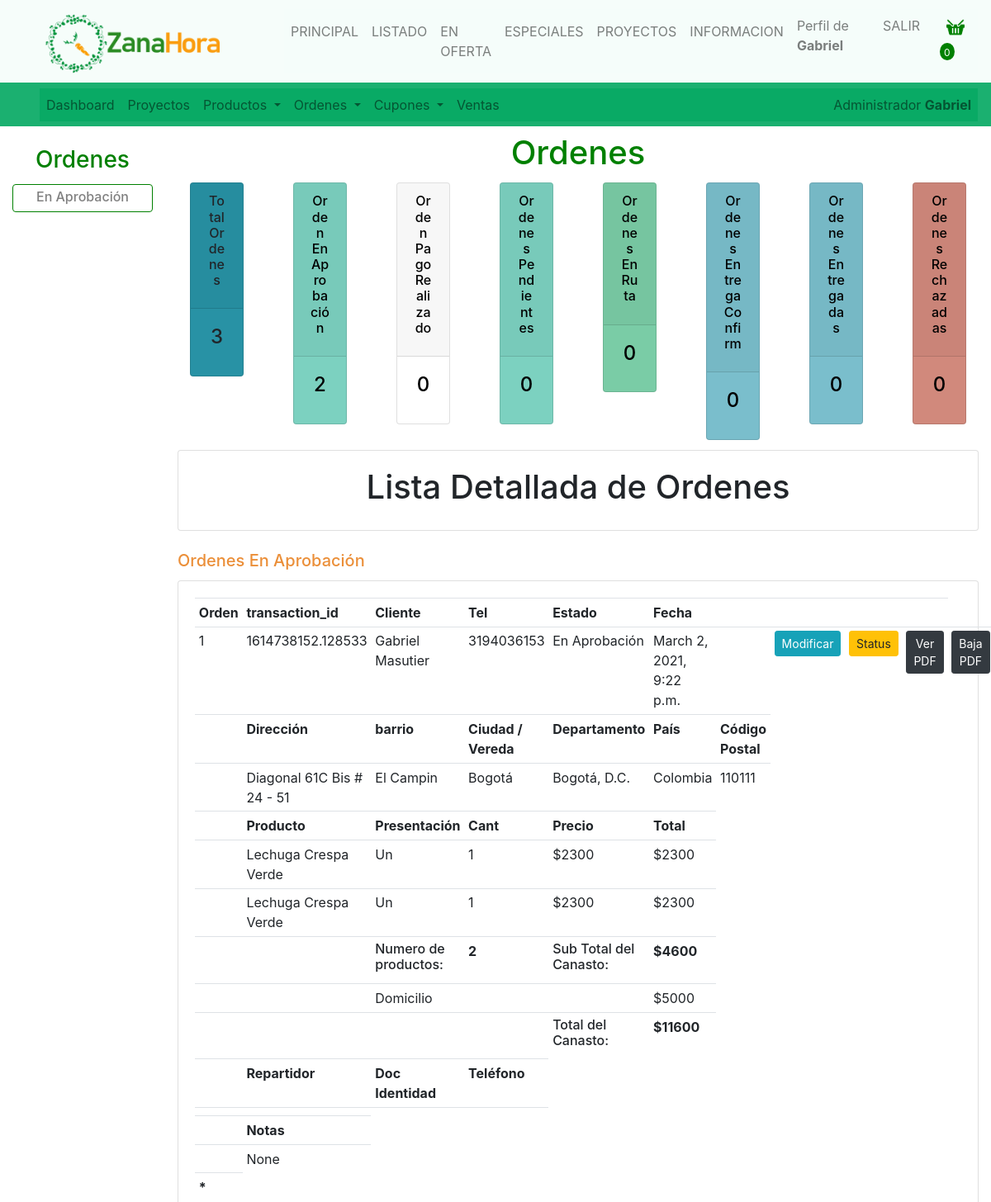
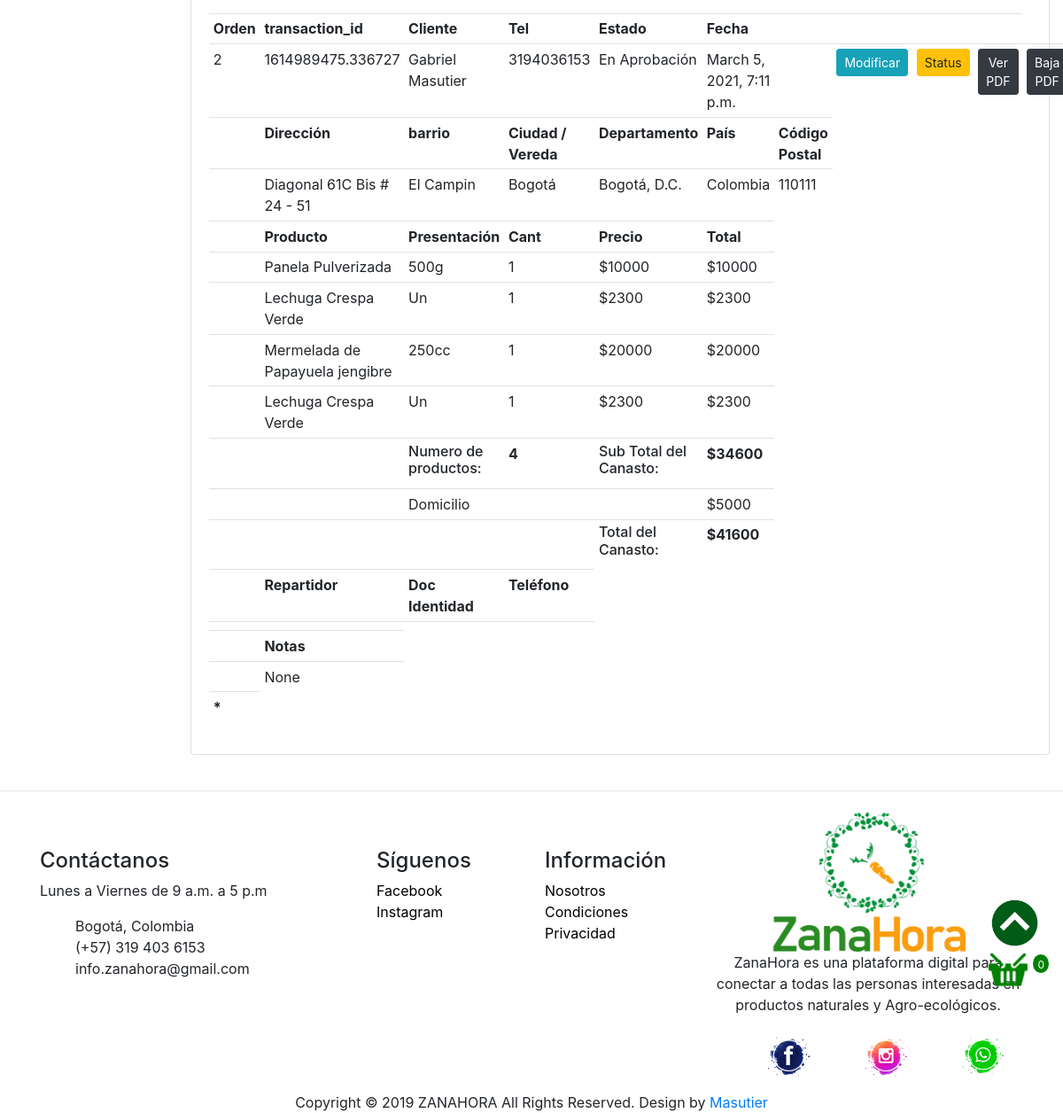
Screenshot of /orders/ (signed in) with the database file from the repository (2 pictures, top to bottom).
### orders/models.py (models this page shows, shortened)
class Order(models.Model):
    STATUS = (
        ('En Aprobación', 'En Aprobación'),
        ('Pago Realizado', 'Pago Realizado'),
        ('Pendiente', 'Pendiente'),
        ('En Ruta', 'En Ruta'),
        ('Entrega Confirmada', 'Entrega Confirmada'),
        ('Entregado', 'Entregado'),
        ('Rechazado', 'Rechazado'),
    )
    PAYMENT = (
        ('Daviplata', 'Daviplata'),
        ('Nequi', 'Nequi'),
        ('Bitcoin', 'Bitcoin'),
        ('Contra Entrega', 'Contra Entrega'),
    )
    customer = models.ForeignKey(Customer, on_delete=models.SET_NULL, blank=True, null=True)
    status = models.CharField(max_length=100, blank=True, null=True, default='En Aprobación', choices=STATUS)
    complete = models.BooleanField(default=False, blank=False, null=True)
    transaction_id = models.CharField(max_length=100, blank=True, null=True)
    note = models.TextField(blank=True, null=True)
    pay = models.CharField(max_length=50, blank=True, null=True, choices=PAYMENT)
    pay_note = models.TextField(blank=True, null=True)
    repartidor = models.ForeignKey(Repartidor, on_delete=models.SET_NULL, blank=True, null=True)
    address = models.CharField(max_length=80, blank=True, null=True)
    barrio = models.CharField(max_length=80, blank=True, null=True)
    city = models.CharField(max_length=80, blank=True, null=True, default='Bogotá')
    state = models.CharField(max_length=80, blank=True, null=True, default='Bogotá D.C.')
    country = models.CharField(max_length=80, blank=True, null=True, default='Colombia')
    zipcode = models.CharField(max_length=10, blank=True, null=True, default='111311')
    date_created = models.DateTimeField(auto_now_add=True, blank=True, null=True)
    date_modify = models.DateTimeField(auto_now_add=False, auto_now = True, blank=True, null=True)
    coupon = models.ForeignKey(Coupon, on_delete=models.SET_NULL, null=True, blank=True)
    @property
    def hist_order_subtotal(self):
        orderitems = self.orderitem_set.all()
        subtotal = sum([item.hist_get_total for item in orderitems])
        return subtotal
    @property
    def hist_order_total(self):
        orderitems = self.orderitem_set.all()
        total = sum([item.hist_get_total for item in orderitems])
        total += 7000
        return total
    @property
    def get_cart_items(self):
        orderitems = self.orderitem_set.all()
        total = sum([item.quantity for item in orderitems])
        return total

class OrderItem(models.Model):
    product = models.ForeignKey(Product, on_delete=models.SET_NULL, blank=True, null=True)
    order = models.ForeignKey(Order, on_delete=models.CASCADE, blank=True, null=True)
    quantity = models.IntegerField(default=0, blank=True, null=True,)
    itemPrice = models.DecimalField(max_digits=15, decimal_places=0, blank=True, null=True)
    itemCosto = models.DecimalField(max_digits=15, decimal_places=0, blank=True, null=True)
    date_added = models.DateTimeField(auto_now_add=True, blank=True, null=True)
    @property
    def hist_get_total(self):
        total = int(self.itemPrice) * int(self.quantity)
        return total

### users/models.py (models this page shows)
class Customer(models.Model):
    DOCUM = (
        ('CC', 'CC'),
        ('Passport', 'Passport'),
        ('Otro', 'Otro')
    )
    user = models.OneToOneField(User, null=True, blank=True, on_delete=models.CASCADE)
    name = models.CharField(max_length=30, blank=True, null=True)
    email = models.EmailField(max_length=200,blank=True, null=True)
    image = models.ImageField(default='media/img/profile_pics/defaultUser.png', upload_to='media/img/profile_pics')
    tydoc = models.CharField(max_length=10, blank=True, null=True, default='CC', choices=DOCUM)
    cedulaId = models.DecimalField(max_digits=20, decimal_places=0, blank=True, null=True)
    phoneNum = models.DecimalField(max_digits=15, decimal_places=0, blank=True, null=True)
    estilo = models.ManyToManyField(Estilo, blank=True)
    notasuser = models.TextField(blank=True, null=True)
    address = models.CharField(max_length=80, blank=True, null=True)
    barrio = models.CharField(max_length=80, blank=True, null=True)
    city = models.CharField(max_length=80, blank=True, null=True, default='Bogotá')
    state = models.CharField(max_length=80, blank=True, null=True, default='Bogotá D.C.')
    country = models.CharField(max_length=80, blank=True, null=True, default='Colombia')
    zipcode = models.CharField(max_length=6, blank=True, null=True, default='111311')
    date_created = models.DateTimeField(auto_now_add=True, blank=True, null=True)
    def __str__(self):
        return self.name

### products/models.py (models this page shows, shortened)
class Product(models.Model):
    LABEL = (
        ('Usual', 'Usual'),
        ('Nuevo', 'Nuevo'),
        ('Oferta', 'Oferta'),
        ('Especial', 'Especial')
    )
    CONTENIDO = (
        ('Gluten', 'gluten'),
        ('Lacteo', 'Lacteo'),
        ('Syrup', 'Syrup'),
        ('Soya', 'Soya'),
        ('Maní', 'Maní'),
    )
    STATUS = (
        ('Apply', 'Apply'),
        ('Aproved', 'Aproved'),
        ('Void', 'Void'),
        ('Delete', 'Delete')
    )
    CATEGORY = (
        ('Verduras', 'Verduras'),
        ('Legumbres', 'Legumbres'),
        ('Tuberculos', 'Tuberculos'),
        ('Frutas', 'Frutas'),
        ('Frutos_Secos', 'Frutos_Secos'),
        ('Aceites', 'Aceites'),
        ('Endulzantes', 'Endulzantes'),
        ('Especias', 'Especias'),
        ('Conservas', 'Conservas'),
        ('Bebidas', 'Bebidas'),
        ('Pasabocas', 'Pasabocas'),
        ('Proteina_Vegetal', 'Proteina_Vegetal'),
        ('Cosmetica', 'Cosmetica'),
        ('Otro', 'Otro')
    )
    status = models.CharField(max_length=10, blank=True, null=True, default='Apply', choices=STATUS)
    categoria = models.CharField(max_length=30, blank=True, null=True, choices=CATEGORY)
    natural = models.ManyToManyField(Natural, blank=True)
    estilo = models.ManyToManyField(Estilo, blank=True)
    name = models.CharField(max_length=60, blank=True, null=True)
    contenido = models.CharField(max_length=15, blank=True, null=True, choices=CONTENIDO)
    foto1 = models.ImageField(default='media/img/products/defaultProduct.png', upload_to='media/img/products')
    foto2 = models.ImageField(upload_to='media/img/products', blank=True, null=True)
    foto3 = models.ImageField(upload_to='media/img/products', blank=True, null=True)
    foto4 = models.ImageField(upload_to='media/img/products', blank=True, null=True)
    description = models.TextField(blank=True, null=True)
    presenta = models.CharField(max_length=10, blank=True, null=True)
    cantidad = models.DecimalField(max_digits=5, decimal_places=0, blank=True, null=True)
    label = models.CharField(max_length=10, blank = True, null=True, choices=LABEL)
    price = models.DecimalField(max_digits=15, decimal_places=0, blank=True, null=True)
    discount_price = models.DecimalField(max_digits=15, decimal_places=0, blank=True, null=True)
    costo = models.DecimalField(max_digits=15, decimal_places=0, blank=True, null=True)
    project = models.ForeignKey(Project, on_delete=models.CASCADE, blank=True, null=True)
    perecedero = models.BooleanField(default=True, blank=True, null=True)
    digital = models.BooleanField(default=False, blank=True, null=True)
    date_created = models.DateTimeField(auto_now_add=True, blank=True, null=True)
    date_modify = models.DateTimeField(auto_now_add=False, auto_now = True, blank=True, null=True)

### users/decorators.py (the view)
    def wrapper_function(request, *args, **kwargs):
        group = None
        if request.user.groups.exists():
            group = request.user.groups.all()[0].name
        if group == 'customer':
            return redirect('user_page')
        if group == 'admin':
            return view_func(request, *args, **kwargs)

### mainAdmin/templates/mainAdmin/orders/orders.html (shortened to what this page needs)
{% extends 'zanamain/main.html' %}
{% load static %}
{% block content %}
<div class="col-md-12 mx-auto">
    <div class="row">
        <div class="col-md-2 mt-4">
            <h3 class="card-title titelall c">Ordenes</h3>
            {% for obj in ordEstado %}
                <ul  class="list-group mx-auto">
                    <li class="list-group categall c">
                        <a class="txtcat" href="#{{obj}}"><h6>{{obj}}</h6></a>
                    </li>
                </ul>
            {% endfor %}
        </div>
        <br>
        <div class="col-md-10 mt-2 mx-auto">
            <h1 class="card-title titelall c">Ordenes</h1>
            {% include 'mainAdmin/dashboard/order_resum.html' %}
            <div class="card card-body mt-2">
                <h1 class="col-md-8 mx-auto c">Lista Detallada de Ordenes</h1>
            </div>
            {% if payment_orders %}
                <h5 class="card-title mt-4 subtitelall">Ordenes En Aprobación</h5>
                <div class="card card-body">
                    {% for objs in payment_orders %}
                        {% include 'mainAdmin/orders/orderscomp.html' %}
                    {% endfor %}
                </div>
            {% endif %}
            <br>
        </div>
    </div>
</div>
{% endblock content %}

### zanamain/templates/zanamain/partials/navbar.html (shortened to what this page needs)
{% load static %}
<nav class="navbar navbar-expand-lg navbody navbar-light navbar-custom">
    <a class="navbar-brand " href="/"><img src="{% static '/img/logos/zhorizontal500.png' %}" class="imgnav" alt="Zanahora" /></a>
    <div class="collapse navbar-collapse navpad zztop" id="navbarNav1">
        <ul class="navbar-nav mr-auto">
            <li class="nav-item"><a class="nav-link" href="{% url 'home' %}">PRINCIPAL</a></li>
            <li class="nav-item"><a class="nav-link" href="{% url 'prod_all' %}">LISTADO</a></li>
            <li class="nav-item"><a class="nav-link" href="{% url 'prod_offert' %}">EN OFERTA</a></li>
            <li class="nav-item"><a class="nav-link" href="{% url 'prod_special' %}">ESPECIALES</a></li>
            <li class="nav-item"><a class="nav-link" href="{% url 'projects_all' %}">PROYECTOS</a></li>
            <li class="nav-item"><a class="nav-link" href="{% url 'info_icons' %}">INFORMACION</a></li>
        </ul>
        <ul class="navbar-nav mt-2 mt-lg-0">
            {% if user.is_authenticated %}
                <li class="nav-item navtext"><a class="nav-link" href="{% url 'user_page' %}">Perfil de <strong>{{user.first_name}}</strong></a></li>
                <li class="nav-item navtext"><a class="nav-link" href="{% url 'logout' %}">SALIR</a></li>
                <li class="nav-item navtext">
                    <div class="row  ml-3 mr-2">
                        <a class="nav-link" href="{% url 'cart' %}">
                            <img src="{% static '/img/icons/costal.png' %}" class="costalico" />
                        </a>
                        <p id="cart-total">{{cartItems}}</p>
                    </div>
                </li>
            {% else %}
                <li class="nav-item navtext"><a class="nav-link" href="{% url 'register' %}">REGISTRATE</a></li>
                <li class="nav-item navtext"><a class="nav-link" href="{% url 'login' %}">INICIAR SESION</a></li>
            {% endif %}
        </ul>
    </div>
</nav>

### mainAdmin/templates/mainAdmin/partials/navbar_admin.html (shortened to what this page needs)
{% load static %}
<nav class="navbaradm navbar-expand-lg navbodyadm navbar-light navbar-custom-adm">
    <div class="collapse navbar-collapse navpadadm zztopadm" id="navbarNav2">
        <ul class="navbar-nav mr-auto">
            <li class="nav-item"><a class="nav-link" href="{% url 'adminHome' %}">Dashboard</a></li>
            <li class="nav-item"><a class="nav-link" href="{% url 'projects' %}">Proyectos</a></li>
            <li class="nav-item dropdown">
                <a class="nav-link dropdown-toggle" href="#" id="navbarDropdown" role="button" data-toggle="dropdown" aria-haspopup="true" aria-expanded="false">
                    Productos
                </a>
            </li>
            <li class="nav-item dropdown">
                <a class="nav-link dropdown-toggle" href="#" id="navbarDropdown" role="button" data-toggle="dropdown" aria-haspopup="true" aria-expanded="false">
                    Ordenes
                </a>
            </li>
            <li class="nav-item dropdown">
                <a class="nav-link dropdown-toggle" href="#" id="navbarDropdown" role="button" data-toggle="dropdown" aria-haspopup="true" aria-expanded="false">
                    Cupones
                </a>
            </li>
            <li class="nav-item"><a class="nav-link" href="{% url 'ventas_all' %}">Ventas</a></li>
        </ul>
        <ul class="navbar-nav mt-2 mt-lg-0">
            <li class="nav-item navtext"><a class="nav-link" href="{% url 'user_page' %}">Administrador <strong>{{user.first_name}}</strong></a></li>
        </ul>
    </div>
</nav>

### mainAdmin/templates/mainAdmin/orders/orderscomp.html
<table class="table table-sm">
    <tr>
    <strong>
        <th>Orden</th>
        <th>transaction_id</th>
        <th>Cliente</th>
        <th>Tel</th>
        <th>Estado</th>
        <th>Fecha</th>
        <th></th>
        <th></th>
        <th></th>
        <th></th>
    </strong>
    </tr>
    <tr>
        <td>{{objs.id}}</td>
        <td>{{objs.transaction_id}}</td>
        <td>{{objs.customer}}</td>
        <td>{{objs.customer.phoneNum}}</td>
        <td>{{objs.status}}</td>
        <td>{{objs.date_modify}}</td>
        <td></td>
        <td><a href="{% url 'update_order' objs.id %}" class="btn btn-info btn-sm">Modificar</a></td>
        <td><a href="{% url 'update_order_stat' objs.id %}" class="btn btn-warning btn-sm">Status</td>
        <td><a href="{% url 'oc_reparto_PDF' objs.id %}" class="btn btn-dark btn-sm">Ver PDF</td>
        <td><a href="{% url 'oc_reparto_DownloadPDF' objs.id %}" class="btn btn-dark btn-sm">Baja PDF</td>
    </tr>
    <tr>
        <th></th>
        <th>Dirección</th>
        <th>barrio</th>
        <th>Ciudad / Vereda</th>
        <th>Departamento</th>
        <th>País</th>
        <th>Código Postal</th>
    </tr>
        <tr>
            <td></td>
            <td>{{objs.address}}</td>
            <td>{{objs.barrio}}</td>
            <td>{{objs.city}}</td>
            <td>{{objs.state}}</td>
            <td>{{objs.country}}</td>
            <td>{{objs.zipcode}}</td>
        </tr>
    <tr>
        <th></th>
        <th>Producto</th>
        <th>Presentación</th>
        <th>Cant</th>
        <th>Precio</th>
        <th>Total</th>
    </tr>
    {% for obj in objs.orderitem_set.all %}
        <tr>
            <td></td>
            <td>{{obj.product.name}}</td>
            <td>{{obj.product.presenta}}</td>
            <td>{{obj.quantity}}</td>
            <td>${{obj.itemPrice}}</td>
            <td>${{obj.hist_get_total}}</td>
        </tr>
    {% endfor %}
    <tr>
        <td></td>
        <td></td>
        <td><h6>Numero de productos: </h6></td>
        <td><strong>{{objs.get_cart_items}}</strong></td>
        <td><h6>Sub Total del Canasto: </h6></td>
        <td><strong>${{objs.hist_order_subtotal}}</strong></td>
    </tr>
    <tr>
        <td></td>
        <td></td>
        <td>Domicilio</td>
        <td></td>
        <td></td>
        <td>$5000</td>
    </tr>
    <tr>
        <td></td>
        <td></td>
        <td></td>
        <td></td>
        <td><h6>Total del Canasto: </h6></td>
        <td><strong>${{objs.hist_order_total}}</strong></td>
    </tr>
    <tr>
        <th></th>
        <th>Repartidor</th>
        <th>Doc Identidad</th>
        <th>Teléfono</th>
    </tr>
    <tr>
        <td></td>
        <td>{{objs.repartidor.name}}</td>
        <td>{{objs.repartidor.cedulaId}}</td>
        <td>{{objs.repartidor.phoneNum}}</td>
    </tr>
    <tr>
        <th></th>
        <th>Notas</th>
    </tr>
    <tr>
        <td></td>
        <td>{{objs.note}}</td>
    </tr>
    <tr>
        <th>*</th>
    </tr>
</table>

### rows the page displays
Order: ordEstado "En Aprobación", id "1", transaction_id "1614738152.128533", customer "Gabriel Masutier", customer.phoneNum "3194036153", status "En Aprobación", date_modify "March 2, 2021, 9:22 p.m.", address "Diagonal 61C Bis # 24 - 51", barrio "El Campin", city "Bogotá", state "Bogotá, D.C.", country "Colombia", zipcode "110111", get_cart_items "2", hist_order_subtotal "4600", hist_order_total "11600", note "None"
OrderItem: product.name "Lechuga Crespa Verde", product.presenta "Un", quantity "1", itemPrice "2300", hist_get_total "2300"
OrderItem: product.name "Lechuga Crespa Verde", product.presenta "Un", quantity "1", itemPrice "2300", hist_get_total "2300"
Order: id "2", transaction_id "1614989475.336727", customer "Gabriel Masutier", customer.phoneNum "3194036153", status "En Aprobación", date_modify "March 5, 2021, 7:11 p.m.", address "Diagonal 61C Bis # 24 - 51", barrio "El Campin", city "Bogotá", state "Bogotá, D.C.", country "Colombia", zipcode "110111", get_cart_items "4", hist_order_subtotal "34600", hist_order_total "41600", note "None"
OrderItem: product.name "Panela Pulverizada", product.presenta "500g", quantity "1", itemPrice "10000", hist_get_total "10000"
OrderItem: product.name "Lechuga Crespa Verde", product.presenta "Un", quantity "1", itemPrice "2300", hist_get_total "2300"
OrderItem: product.name "Mermelada de Papayuela jengibre", product.presenta "250cc", quantity "1", itemPrice "20000", hist_get_total "20000"
OrderItem: product.name "Lechuga Crespa Verde", product.presenta "Un", quantity "1", itemPrice "2300", hist_get_total "2300"

### other values shown
{{ user.first_name }} "Gabriel"
{{ cartItems }} "0"
{{ total_orders }} "3"
{{ payment }} "2"
{{ pay }} "0"
{{ pending }} "0"
{{ indelivery }} "0"
{{ indelconf }} "0"
{{ delivered }} "0"
{{ rejected }} "0"
